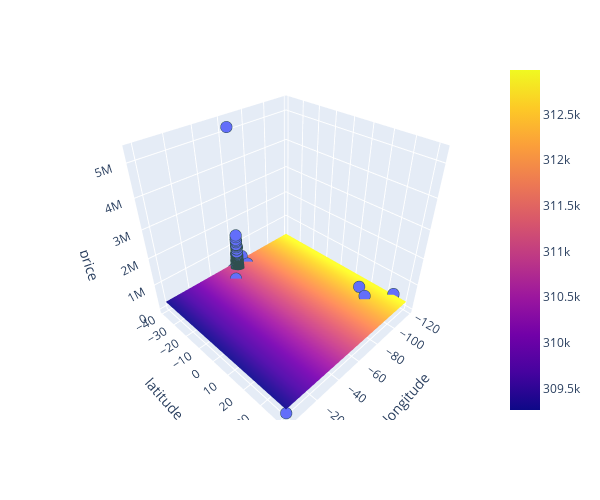

Write notebook code for a chart like this one.
### Code cell
# Create 3D scatter plot
fig = px.scatter_3d(
    df,
    x="lon",
    y="lat",
    z="price_aprox_usd",
    labels={"lon": "longitude", "lat": "latitude", "price_aprox_usd": "price"},
    width=600,
    height=500,
)

# Create x and y coordinates for model representation
x_plane = np.linspace(df["lon"].min(), df["lon"].max(), 10)
y_plane = np.linspace(df["lat"].min(), df["lat"].max(), 10)
xx, yy = np.meshgrid(x_plane, y_plane)

# Use model to predict z coordinates
z_plane = model.predict(pd.DataFrame({"lon": x_plane, "lat": y_plane}))
zz = np.tile(z_plane, (10, 1))

# Add plane to figure
fig.add_trace(go.Surface(x=xx, y=yy, z=zz))

# Refine formatting
fig.update_traces(
    marker={"size": 4, "line": {"width": 2, "color": "DarkSlateGrey"}},
    selector={"mode": "markers"},
)

# Display figure
fig.show()

fig.write_html("images/fig3.3_3d.html")
fig.write_image("images/fig3.3_3d.png")

# Load and display the image in GitHub
from IPython.display import display, Image 
display(Image(filename='images/fig3.3_3d.png'))
